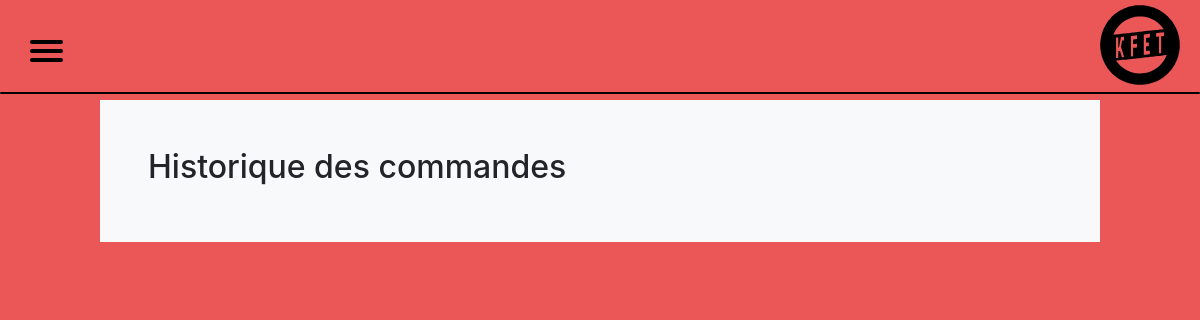
The app's page /observe_commands.php, older data.
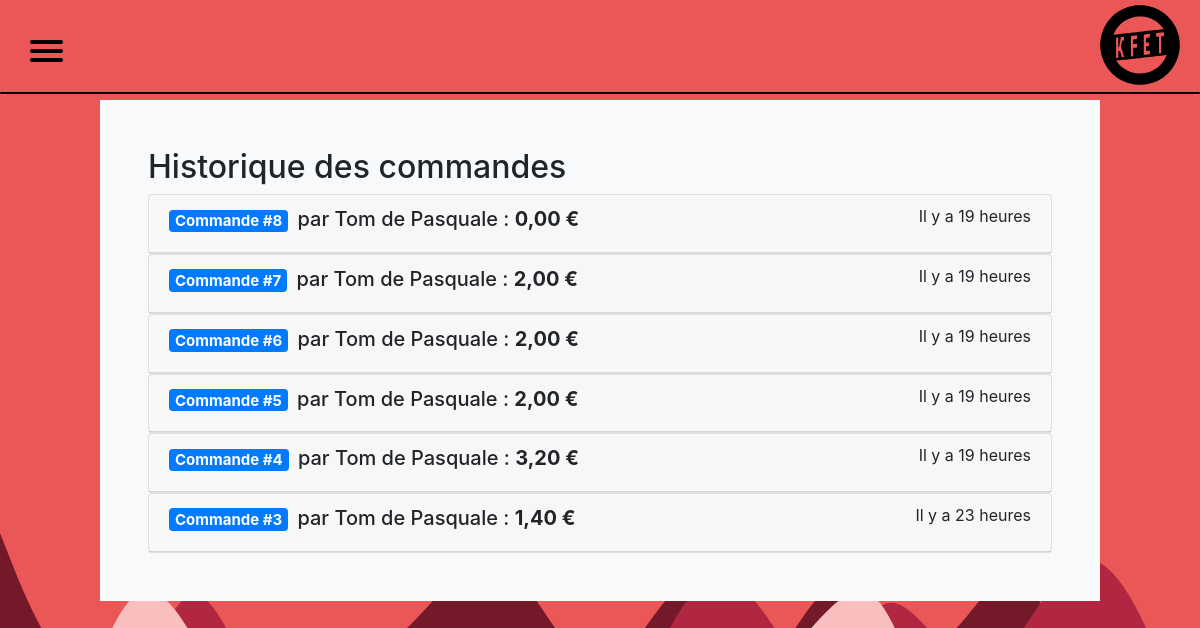
The same page, newer data.
### tables this page shows
CREATE TABLE IF NOT EXISTS `orders` (
  `id` int(11) NOT NULL AUTO_INCREMENT,
  `user_id` int(11) NOT NULL,
  `datetime` datetime NOT NULL,
  PRIMARY KEY (`id`)
);

CREATE TABLE IF NOT EXISTS `users` (
  `id` int(11) NOT NULL AUTO_INCREMENT,
  `student_number` mediumint(9) NOT NULL,
  `password` varchar(255) NOT NULL DEFAULT '',
  `username` varchar(255) NOT NULL,
  `bdlc_member` tinyint(1) NOT NULL DEFAULT '0' COMMENT 'Boolean',
  `auth_level` tinyint(4) NOT NULL DEFAULT '0' COMMENT '[0 = basic user | 1 = barista | 2 = admin]',
  `credit` decimal(10,2) NOT NULL DEFAULT '0.00',
  `activated` tinyint(1) NOT NULL DEFAULT '0' COMMENT 'Boolean',
  PRIMARY KEY (`id`)
);

### observe_commands.php (the view, shortened to what this page needs)
<!DOCTYPE html>
<html>
<head>
    <?php include('templates/head.php') ?>
    <?php include('templates/administrate_includes.php') ?>
    <link rel="stylesheet" type="text/css" href="css/administrate.css">
</head>
<body>
    <?php include('templates/nav.php') ?>
    <main>
        <div class="container bg-light p-5">
            <h2>Historique des commandes</h2>
            <div id="accordion">
<?php
    if(!$mysqli = connectToDatabase()) exit();
    $req = 'SELECT * FROM orders ORDER BY datetime DESC LIMIT 50';
    $result = $mysqli->query($req);
    $fmt = new NumberFormatter( 'fr_FR', NumberFormatter::CURRENCY);
    while($order_row = $result->fetch_array()) {
        $order_id = $order_row['id'];
        $datetime = $order_row['datetime'];
        $user_id = $order_row['user_id'];
        $name = 'Inconnu.e';
        $name_query_result = $mysqli->query('SELECT username FROM users WHERE id=' . $user_id);
        if(!$name_query_result) {
            echo '<small class="text-danger">Error : '. $mysqli->error .'</small>';
        } else {
            $name = $name_query_result->fetch_array()['username'];
        }
        $date_message = '';
        $time_delta = date_diff(new DateTime($datetime), new DateTime(date('Y-m-d H:i:s')), true);
        if($time_delta->d > 1) {
            $date_message = 'Il y a ' . $time_delta->d . ' jours';
        } else if($time_delta->d == 1) {
            $date_message = 'Il y a ' . $time_delta->d . ' jour';
        } else if($time_delta->d == 0 && $time_delta->h == 1) {
            $date_message = 'Il y a ' . $time_delta->h . ' heure';
        } else if($time_delta->d == 0 && $time_delta->h > 0) {
            $date_message = 'Il y a ' . $time_delta->h . ' heures';
        } else if($time_delta->h == 0 && $time_delta->i == 1) {
            $date_message = 'Il y a ' . $time_delta->i . ' minute';
        } else if($time_delta->h == 0 && $time_delta->i == 1) {
            $date_message = 'Il y a ' . $time_delta->i . ' minute';
        } else if($time_delta->h == 0) {
            $date_message = 'Il y a ' . $time_delta->i . ' minutes';
        } else if($time_delta->i == 0) {
            $date_message = 'Il y a quelques secondes';
        }
        $req = 'SELECT name, price, bdlc_price, quantity FROM item_orders o INNER JOIN products p ON o.product_id = p.id WHERE order_id=' . $order_id;
        $item_order_query_result = $mysqli->query($req);
        $total_price = 0;
        while($product_row = $item_order_query_result->fetch_array())
        {
            $actualPrice = ($_SESSION['bdlc_member']) ? $product_row['bdlc_price'] : $product_row['price'];
            $total = $actualPrice * $product_row['quantity'];
            $total_price += $total;
        }
?>
                <div class="card">
                    <div class="card-header" id="heading<?php echo $order_id; ?>">
                        <div class="mb-0 sortable" data-toggle="collapse" data-target="#collapse<?php echo $order_id; ?>">
                            <h5>
                                <span class="badge badge-primary mr-1">Commande #<?php echo $order_id; ?></span>
                                par <?php echo $name; ?> : <b><?php echo $fmt->formatCurrency($total_price, "EUR"); ?></b>
                                <small class="float-right"><?php echo $date_message; ?></small>
                            </h5>
                        </div>
                    </div>
                </div>
<?php
    }
?>
            </div>
        </div>
    </main>
</body>
</html>

### templates/head.php (shortened to what this page needs)
	<link rel="stylesheet" href="plugins/Bootstrap-4.5.2/css/bootstrap.min.css">
<link rel="stylesheet" type="text/css" href="css/global.css" />

### templates/administrate_includes.php (shortened to what this page needs)
<link href="plugins/X-editable-1.5.3/css/bootstrap-editable.css" rel="stylesheet"/>
<link rel="stylesheet" type="text/css" href="plugins/X-editable-file-1.0/css/x-editable-file.css">
<link href="plugins/Iconic/font/css/open-iconic-bootstrap.min.css" rel="stylesheet">

### templates/nav.php (shortened to what this page needs)
<nav role="navigation" id="nav">
  <div id="menuToggle">
    <span></span>
    <span></span>
    <span></span>
  </div>
  <img class="logo" src="res/icon.svg" alt="Logo de la KFET">
  <span id="navspan"></span>
</nav>

### css/global.css (style rules this page uses)
:root { --nav-menu-height: 100px; }
nav { position : fixed; top: 0; height: var(--nav-menu-height); width: 100%; z-index: 20; background: var(--color-primary); }
nav .logo { position: absolute; top: 5px; right: 20px; height: 80px; width: 80px; z-index: 2; }
#menuToggle { display: block; position: relative; top: 40px; margin-left: 30px; -webkit-user-select: none; user-select: none; }
#menuToggle span { display: block; width: 33px; height: 4px; margin-bottom: 5px; position: relative; background: var(--color-menu-span-burger); border-radius: 3px; z-index: 1; transform-origin: 4px 0px; transition: transform 0.5s cubic-bezier(0.77,0.2,0.05,1.0), background 0.5s cubic-bezier(0.77,0.2,0.05,1.0), opacity 0.3s ease; }
#menuToggle span:nth-last-child(2) { transform-origin: 0% 100%; }
#navspan { height: 2px; background: black; width: 100%; margin-top: 65px; display: block; position: absolute; border-radius: 3px; z-index: 2; }
body { background: var(--color-primary); background-image: url("../res/wave (1).svg"),url("../res/wave.svg"),url("../res/wave (2).svg"); background-repeat: no-repeat; background-attachment: fixed; background-size: 100% auto; background-position: bottom; }
.float-right { float: right; }

### css/administrate.css (style rules this page uses)
main { margin: var(--nav-menu-height); }
.card { width: 100%; }
.sortable { cursor: pointer; user-select: none; }

### css/theme.css (style rules this page uses)
* { padding: 0; margin: 0; text-decoration: none; list-style: none; box-sizing: border-box; --color-primary: #eb5757; --color-secondary: #f9bfbf; --color-tertiary: #b12741; --color-quaternary: #74192a; --color-font-text: black; --color-menu-background: #ededed; --color-menu-font-text: black; --color-menu-font-text-hover: var(--color-tertiary); --color-menu-span-burger: black; }

### css/typography.css (style rules this page uses)
* { --menu-font-family : "Avenir Next", "Avenir", sans-serif; --menu-font-size: 15px ; --menu-font-weight: regular; --form-header-font-family : "Oswald", sans-serif; --form-header-font-size: 25px ; --form-header-font-weight: regular; --form-label-font-size: 15px; --form-label-font-weight: regular; --form-button-font-size: 15px; }

Row changes from the older to the newer data that the page shows:
added orders: id "8", user.username "Tom de Pasquale", formatCurrency "0,00 €", datetime "Il y a 19 heures"
added orders: id "7", user.username "Tom de Pasquale", formatCurrency "2,00 €", datetime "Il y a 19 heures"
added orders: id "6", user.username "Tom de Pasquale", formatCurrency "2,00 €", datetime "Il y a 19 heures"
added orders: id "5", user.username "Tom de Pasquale", formatCurrency "2,00 €", datetime "Il y a 19 heures"
added orders: id "4", user.username "Tom de Pasquale", formatCurrency "3,20 €", datetime "Il y a 19 heures"
added orders: id "3", user.username "Tom de Pasquale", formatCurrency "1,40 €", datetime "Il y a 23 heures"
